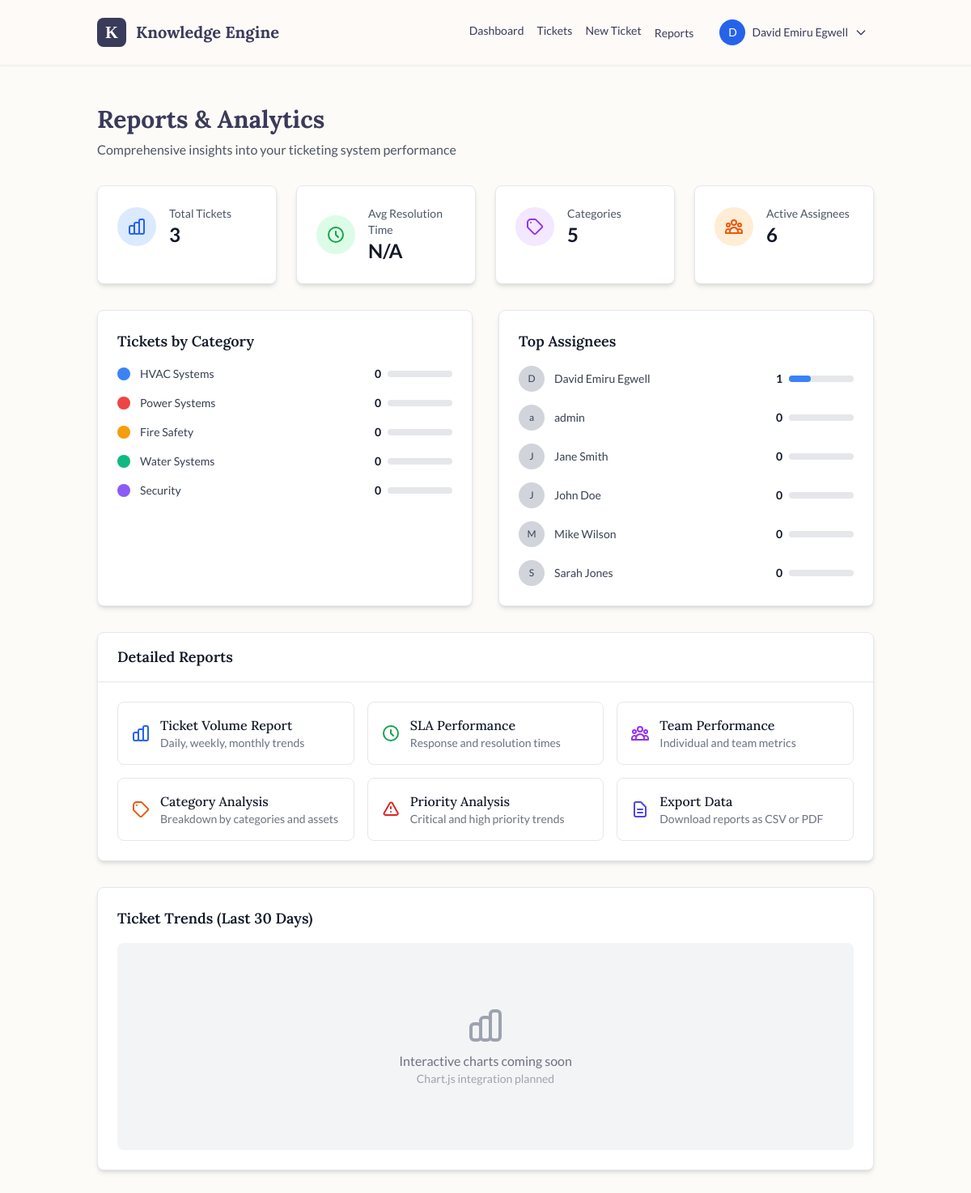
Before: /reports/ (signed in) with the older database file.
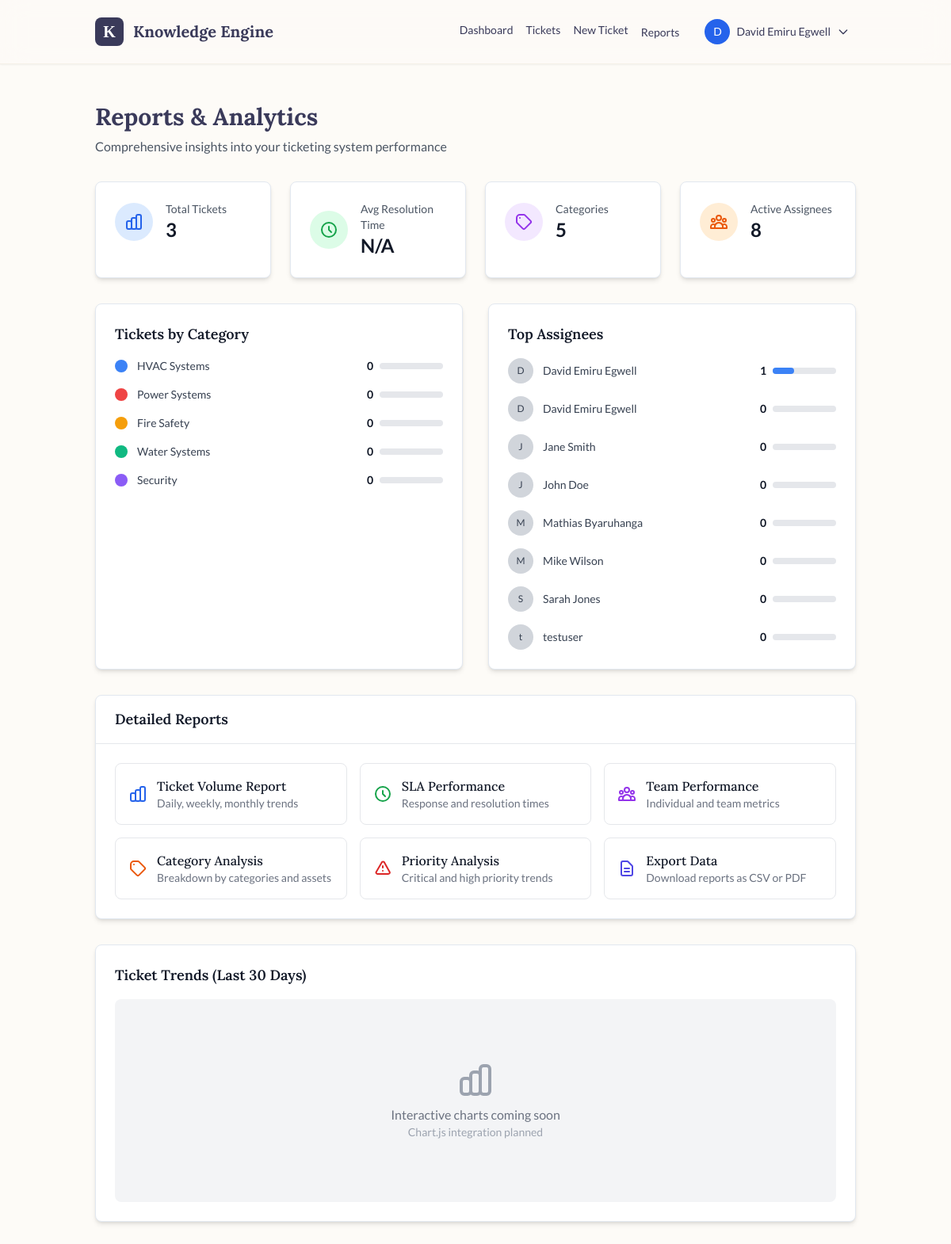
After: the same page with the newer database file.
### tickets/models.py (models this page shows, shortened)
class User(AbstractUser):
    ROLE_CHOICES = (
        ('technician', 'Facilities Technician'),
        ('engineer', 'Facilities Engineer'),
        ('manager', 'Facilities Manager'),
        ('bms', 'BMS/Control Centre Staff'),
        ('admin', 'System Administrator'),
    )
    role = models.CharField(max_length=20, choices=ROLE_CHOICES, default='technician')
    phone = models.CharField(max_length=20, blank=True)
    department = models.CharField(max_length=100, blank=True)
    def get_full_name(self):
        return f"{self.first_name} {self.last_name}".strip() or self.username

class TicketCategory(models.Model):
    name = models.CharField(max_length=100, unique=True)
    description = models.TextField(blank=True)
    color = models.CharField(max_length=7, default='#3B82F6', help_text='Hex color code')
    is_active = models.BooleanField(default=True)
    class Meta:
        verbose_name_plural = 'Ticket Categories'

### tickets/views.py (the view, shortened to what this page needs)
# urls.py: path('reports/', reports_view, name='reports'),
@login_required
def reports_view(request):
    total_tickets = Ticket.objects.count()
    categories = TicketCategory.objects.annotate(
        ticket_count=Count('ticket')
    ).order_by('-ticket_count')
    categories_with_percentages = []
    for category in categories:
        percentage = round((category.ticket_count * 100 / total_tickets) if total_tickets > 0 else 0, 1)
        categories_with_percentages.append({
            'category': category,
            'percentage': percentage
        })
    top_assignees = User.objects.annotate(
        ticket_count=Count('assigned_tickets')
    ).order_by('-ticket_count')[:10]
    assignees_with_percentages = []
    for assignee in top_assignees:
        percentage = round((assignee.ticket_count * 100 / total_tickets) if total_tickets > 0 else 0, 1)
        assignees_with_percentages.append({
            'assignee': assignee,
            'percentage': percentage
        })
    resolved_tickets = Ticket.objects.filter(resolved_at__isnull=False)
    avg_resolution_time = None
    context = {
        'total_tickets': total_tickets,
        'avg_resolution_time': avg_resolution_time,
        'categories': categories,
        'categories_with_percentages': categories_with_percentages,
        'top_assignees': top_assignees,
        'assignees_with_percentages': assignees_with_percentages,
    }
    return render(request, 'tickets/reports.html', context)

### core/context_processors.py (called while the page is built)
def auth_enabled(request):
    return {'user_o365_auth_enabled': getattr(settings, 'USER_O365_AUTH_ENABLED', False)}

### tickets/templates/tickets/reports.html (shortened to what this page needs)
{% extends 'tickets/base.html' %}
{% block content %}
<div class="mb-8">
    <h1 class="text-3xl font-bold text-[#3A3A5A] mb-2">Reports & Analytics</h1>
    <p class="text-gray-600">Comprehensive insights into your ticketing system performance</p>
</div>
<div class="grid grid-cols-1 md:grid-cols-2 lg:grid-cols-4 gap-6 mb-8">
    <div class="bg-white p-6 rounded-lg shadow-md border border-slate-200">
        <div class="flex items-center">
            <div class="p-3 rounded-full bg-blue-100 text-blue-600">
            </div>
            <div class="ml-4">
                <p class="text-sm font-medium text-gray-600">Total Tickets</p>
                <p class="text-2xl font-bold text-gray-900">{{ total_tickets }}</p>
            </div>
        </div>
    </div>
    <div class="bg-white p-6 rounded-lg shadow-md border border-slate-200">
        <div class="flex items-center">
            <div class="p-3 rounded-full bg-green-100 text-green-600">
                <svg class="w-6 h-6" fill="none" stroke="currentColor" viewBox="0 0 24 24">
                    <path stroke-linecap="round" stroke-linejoin="round" stroke-width="2" d="M12 8v4l3 3m6-3a9 9 0 11-18 0 9 9 0 0118 0z"></path>
                </svg>
            </div>
            <div class="ml-4">
                <p class="text-sm font-medium text-gray-600">Avg Resolution Time</p>
                <p class="text-2xl font-bold text-gray-900">
                    {% if avg_resolution_time %}
                        {{ avg_resolution_time.days }}d {% widthratio avg_resolution_time.seconds 3600 1 %}h
                    {% else %}
                        N/A
                    {% endif %}
                </p>
            </div>
        </div>
    </div>
    <div class="bg-white p-6 rounded-lg shadow-md border border-slate-200">
        <div class="flex items-center">
            <div class="p-3 rounded-full bg-purple-100 text-purple-600">
                <svg class="w-6 h-6" fill="none" stroke="currentColor" viewBox="0 0 24 24">
                    <path stroke-linecap="round" stroke-linejoin="round" stroke-width="2" d="M7 7h.01M7 3h5c.512 0 1.024.195 1.414.586l7 7a2 2 0 010 2.828l-7 7a2 2 0 01-2.828 0l-7-7A1.994 1.994 0 013 12V7a4 4 0 014-4z"></path>
                </svg>
            </div>
            <div class="ml-4">
                <p class="text-sm font-medium text-gray-600">Categories</p>
                <p class="text-2xl font-bold text-gray-900">{{ categories.count }}</p>
            </div>
        </div>
    </div>
    <div class="bg-white p-6 rounded-lg shadow-md border border-slate-200">
        <div class="flex items-center">
            <div class="p-3 rounded-full bg-orange-100 text-orange-600">
            </div>
            <div class="ml-4">
                <p class="text-sm font-medium text-gray-600">Active Assignees</p>
                <p class="text-2xl font-bold text-gray-900">{{ top_assignees.count }}</p>
            </div>
        </div>
    </div>
</div>
<div class="grid grid-cols-1 lg:grid-cols-2 gap-8 mb-8">
    <div class="bg-white p-6 rounded-lg shadow-md border border-slate-200">
        <h3 class="text-lg font-semibold text-gray-900 mb-4">Tickets by Category</h3>
        <div class="space-y-4">
            {% for item in categories_with_percentages %}
            <div class="flex items-center justify-between">
                <div class="flex items-center space-x-3">
                    <div class="w-4 h-4 rounded-full" style="background-color: {{ item.category.color }}"></div>
                    <span class="text-sm font-medium text-gray-700">{{ item.category.name }}</span>
                </div>
                <div class="flex items-center space-x-2">
                    <span class="text-sm font-bold text-gray-900">{{ item.category.ticket_count }}</span>
                    <div class="w-20 bg-gray-200 rounded-full h-2">
                    </div>
                </div>
            </div>
            {% empty %}
            <p class="text-gray-500 text-center py-4">No categories found</p>
            {% endfor %}
        </div>
    </div>
    <div class="bg-white p-6 rounded-lg shadow-md border border-slate-200">
        <h3 class="text-lg font-semibold text-gray-900 mb-4">Top Assignees</h3>
        <div class="space-y-4">
            {% for item in assignees_with_percentages %}
            <div class="flex items-center justify-between">
                <div class="flex items-center space-x-3">
                    <div class="w-8 h-8 bg-gray-300 rounded-full flex items-center justify-center">
                        <span class="text-xs font-medium text-gray-700">{{ item.assignee.first_name.0|default:item.assignee.username.0 }}</span>
                    </div>
                    <span class="text-sm font-medium text-gray-700">{{ item.assignee.get_full_name }}</span>
                </div>
                <div class="flex items-center space-x-2">
                    <span class="text-sm font-bold text-gray-900">{{ item.assignee.ticket_count }}</span>
                    <div class="w-20 bg-gray-200 rounded-full h-2">
                        <div class="bg-blue-500 h-2 rounded-full" style="width: {{ item.percentage }}%"></div>
                    </div>
                </div>
            </div>
            {% empty %}
            <p class="text-gray-500 text-center py-4">No assignees found</p>
            {% endfor %}
        </div>
    </div>
</div>
<div class="bg-white rounded-lg shadow-md border border-slate-200">
    <div class="px-6 py-4 border-b border-gray-200">
        <h3 class="text-lg font-semibold text-gray-900">Detailed Reports</h3>
    </div>
    <div class="p-6">
        <div class="grid grid-cols-1 md:grid-cols-2 lg:grid-cols-3 gap-4">
            <a href="#" class="block p-4 border border-gray-200 rounded-lg hover:bg-gray-50 transition-colors">
                <div class="flex items-center space-x-3">
                    <div>
                        <h4 class="font-medium text-gray-900">Ticket Volume Report</h4>
                        <p class="text-sm text-gray-500">Daily, weekly, monthly trends</p>
                    </div>
                </div>
            </a>
            <a href="#" class="block p-4 border border-gray-200 rounded-lg hover:bg-gray-50 transition-colors">
                <div class="flex items-center space-x-3">
                    <svg class="w-6 h-6 text-green-600" fill="none" stroke="currentColor" viewBox="0 0 24 24">
                        <path stroke-linecap="round" stroke-linejoin="round" stroke-width="2" d="M12 8v4l3 3m6-3a9 9 0 11-18 0 9 9 0 0118 0z"></path>
                    </svg>
                    <div>
                        <h4 class="font-medium text-gray-900">SLA Performance</h4>
                        <p class="text-sm text-gray-500">Response and resolution times</p>
                    </div>
                </div>
            </a>
            <a href="#" class="block p-4 border border-gray-200 rounded-lg hover:bg-gray-50 transition-colors">
                <div class="flex items-center space-x-3">
                    <div>
                        <h4 class="font-medium text-gray-900">Team Performance</h4>
                        <p class="text-sm text-gray-500">Individual and team metrics</p>
                    </div>
                </div>
            </a>
            <a href="#" class="block p-4 border border-gray-200 rounded-lg hover:bg-gray-50 transition-colors">
                <div class="flex items-center space-x-3">
                    <svg class="w-6 h-6 text-orange-600" fill="none" stroke="currentColor" viewBox="0 0 24 24">
                        <path stroke-linecap="round" stroke-linejoin="round" stroke-width="2" d="M7 7h.01M7 3h5c.512 0 1.024.195 1.414.586l7 7a2 2 0 010 2.828l-7 7a2 2 0 01-2.828 0l-7-7A1.994 1.994 0 013 12V7a4 4 0 014-4z"></path>
                    </svg>
                    <div>
                        <h4 class="font-medium text-gray-900">Category Analysis</h4>
                        <p class="text-sm text-gray-500">Breakdown by categories and assets</p>
                    </div>
                </div>
            </a>
            <a href="#" class="block p-4 border border-gray-200 rounded-lg hover:bg-gray-50 transition-colors">
                <div class="flex items-center space-x-3">
                    <svg class="w-6 h-6 text-red-600" fill="none" stroke="currentColor" viewBox="0 0 24 24">
                        <path stroke-linecap="round" stroke-linejoin="round" stroke-width="2" d="M12 9v2m0 4h.01m-6.938 4h13.856c1.54 0 2.502-1.667 1.732-2.5L13.732 4c-.77-.833-1.964-.833-2.732 0L3.732 16.5c-.77.833.192 2.5 1.732 2.5z"></path>
                    </svg>
                    <div>
                        <h4 class="font-medium text-gray-900">Priority Analysis</h4>
                        <p class="text-sm text-gray-500">Critical and high priority trends</p>
                    </div>
                </div>
            </a>
            <a href="#" class="block p-4 border border-gray-200 rounded-lg hover:bg-gray-50 transition-colors">
                <div class="flex items-center space-x-3">
                    <svg class="w-6 h-6 text-indigo-600" fill="none" stroke="currentColor" viewBox="0 0 24 24">
                        <path stroke-linecap="round" stroke-linejoin="round" stroke-width="2" d="M9 12h6m-6 4h6m2 5H7a2 2 0 01-2-2V5a2 2 0 012-2h5.586a1 1 0 01.707.293l5.414 5.414a1 1 0 01.293.707V19a2 2 0 01-2 2z"></path>
                    </svg>
                    <div>
                        <h4 class="font-medium text-gray-900">Export Data</h4>
                        <p class="text-sm text-gray-500">Download reports as CSV or PDF</p>
                    </div>
                </div>
            </a>
        </div>
    </div>
</div>
<div class="mt-8 bg-white p-6 rounded-lg shadow-md border border-slate-200">
    <h3 class="text-lg font-semibold text-gray-900 mb-4">Ticket Trends (Last 30 Days)</h3>
    <div class="h-64 bg-gray-100 rounded-lg flex items-center justify-center">
        <div class="text-center">
            <p class="text-gray-500">Interactive charts coming soon</p>
            <p class="text-sm text-gray-400">Chart.js integration planned</p>
        </div>
    </div>
</div>
{% endblock %}

### tickets/templates/tickets/base.html (shortened to what this page needs)
<!DOCTYPE html>
<html lang="en" class="scroll-smooth">
<head>
    <script src="https://cdn.tailwindcss.com"></script>
</head>
<body class="antialiased">
    <header class="bg-[#FDFBF7]/80 backdrop-blur-lg shadow-sm sticky top-0 z-50 border-b border-[#F5F0E8]">
        <nav class="container mx-auto px-6 lg:px-8">
            <div class="flex items-center justify-between h-20">
                <div class="flex items-center space-x-3">
                    <div class="w-9 h-9 bg-[#3A3A5A] rounded-lg flex items-center justify-center text-white font-bold text-xl font-serif">K</div>
                    <h1 class="text-xl font-bold text-[#3A3A5A]">Knowledge Engine</h1>
                </div>
                <div class="flex items-center space-x-6">
                    {% if user.is_authenticated %}
                        <nav class="flex space-x-4">
                            <a href="{% url 'tickets:dashboard' %}" class="text-sm font-medium hover:text-blue-600">Dashboard</a>
                            <a href="{% url 'tickets:list' %}" class="text-sm font-medium hover:text-blue-600">Tickets</a>
                            <a href="{% url 'tickets:create' %}" class="text-sm font-medium hover:text-blue-600">New Ticket</a>
                            <div class="relative group">
                                <a href="{% url 'tickets:reports_dashboard' %}" class="text-sm font-medium hover:text-blue-600">Reports</a>
                            </div>
                        </nav>
                        <div class="flex items-center space-x-4">
                            <div class="relative" id="user-menu">
                                <button
                                    class="flex items-center space-x-2 text-sm font-medium hover:text-blue-600 focus:outline-none focus:ring-2 focus:ring-blue-500 focus:ring-offset-2 rounded-md px-2 py-1 transition-colors"
                                    id="user-menu-button"
                                    aria-expanded="false"
                                    aria-haspopup="true"
                                >
                                    <div class="w-8 h-8 bg-blue-600 rounded-full flex items-center justify-center text-white text-sm font-medium">
                                        {{ user.first_name.0|default:user.username.0|upper }}
                                    </div>
                                    <span class="hidden md:block">{{ user.get_full_name|default:user.username }}</span>
                                    <svg class="w-4 h-4 transition-transform duration-200" id="dropdown-arrow" fill="none" stroke="currentColor" viewBox="0 0 24 24">
                                        <path stroke-linecap="round" stroke-linejoin="round" stroke-width="2" d="M19 9l-7 7-7-7"></path>
                                    </svg>
                                </button>
                            </div>
                        </div>
                    {% else %}
                        <a href="{% url 'account_login' %}" class="text-sm font-medium hover:underline">Login</a>
                    {% endif %}
                </div>
            </div>
        </nav>
    </header>
    <main class="container mx-auto px-6 lg:px-8 py-12">
        {% block content %}{% endblock %}
    </main>
</body>
</html>

### tickets/templates/tickets/base.html (style rules this page uses)
body { font-family: 'Lato', sans-serif; background-color: #FDFBF7; color: #3A3A5A; }
h1, h2, h3, h4, h5, h6 { font-family: 'Lora', serif; }

Changed rows visible on the page:
changed User (number 2 of 8 on the later page): assignee.first_name.0 "a" → "D"; assignee.get_full_name "admin" → "David Emiru Egwell"
added User: assignee.first_name.0 "M", assignee.get_full_name "Mathias Byaruhanga", assignee.ticket_count "0"
added User: assignee.first_name.0 "t", assignee.get_full_name "testuser", assignee.ticket_count "0"
Other visible differences:
{{ top_assignees.count }}: "6" → "8"
